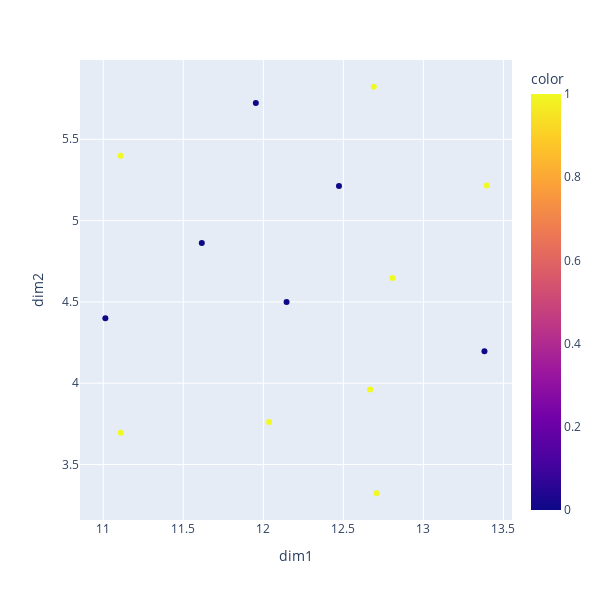

Notebook code cell kept with this figure:
### Code cell
actors = ['Mark Hamill',
'Carrie Fisher',
'James Earl Jones',
'David Prowse',
'Sebastian Shaw (actor)',
'Alec Guinness',
'Jake Lloyd',
'Hayden Christensen',
'Ewan McGregor',
'William Shatner',
'Leonard Nimoy',
'DeForest Kelley',
'James Doohan',
'George Takei']
actor_indices = [t2i[a] for a in actors]
edit_counts = np.squeeze(np.asarray(np.sum(implicit_matrix[actor_indices,:],axis=1)))
log_edit_counts = np.log10(np.squeeze(np.asarray(np.sum(implicit_matrix[actor_indices,:],axis=1))))
embedding = umap.UMAP().fit_transform(model.item_factors[actor_indices,:])
emb_df = pd.DataFrame({'dim1':embedding[:,0].squeeze(), 
                       'dim2':embedding[:,1].squeeze(),
                       'title':[i2t[i] for i in actor_indices],
                       'edit_count':edit_counts,
                       'log_edit_count':log_edit_counts
                       })
key = np.zeros(len(actors))
key[:8] = 1
fig = px.scatter(data_frame=emb_df,
                 x='dim1',
                 y='dim2', 
                 hover_name='title',
                 color=key,
                 hover_data=['edit_count'])
fig.update_layout(
    autosize=False,
    width=600,
    height=600,)
fig.show()

### Figure 1 — Plotly figure (JSON) as saved in the notebook; plotly's stock layout.template omitted (floating-point values rounded to 4 significant figures)
{"data": [{"customdata": [[24], [40], [47], [100], [5], [24], [12], [19], [106], [52], [39], [10], [12], [54]], "hovertemplate": "<b>%{hovertext}</b><br><br>dim1=%{x}<br>dim2=%{y}<br>edit_count=%{customdata[0]}<br>color=%{marker.color}<extra></extra>", "hovertext": ["Mark Hamill", "Carrie Fisher", "James Earl Jones", "David Prowse", "Sebastian Shaw (actor)", "Alec Guinness", "Jake Lloyd", "Hayden Christensen", "Ewan McGregor", "William Shatner", "Leonard Nimoy", "DeForest Kelley", "James Doohan", "George Takei"], "legendgroup": "", "marker": {"color": [1, 1, 1, 1, 1, 1, 1, 1, 0, 0, 0, 0, 0, 0], "coloraxis": "coloraxis", "symbol": "circle"}, "mode": "markers", "name": "", "orientation": "v", "showlegend": false, "type": "scatter", "x": [11.11, 11.11, 12.69, 13.4, 12.67, 12.71, 12.04, 12.81, 13.38, 12.47, 11.95, 11.62, 12.15, 11.01], "xaxis": "x", "y": [5.398, 3.696, 5.823, 5.217, 3.961, 3.323, 3.762, 4.647, 4.196, 5.213, 5.724, 4.862, 4.499, 4.399], "yaxis": "y"}], "layout": {"autosize": false, "coloraxis": {"colorbar": {"title": {"text": "color"}}, "colorscale": [[0, "#0d0887"], [0.1111, "#46039f"], [0.2222, "#7201a8"], [0.3333, "#9c179e"], [0.4444, "#bd3786"], [0.5556, "#d8576b"], [0.6667, "#ed7953"], [0.7778, "#fb9f3a"], [0.8889, "#fdca26"], [1, "#f0f921"]]}, "height": 600, "legend": {"tracegroupgap": 0}, "margin": {"t": 60}, "width": 600, "xaxis": {"anchor": "y", "domain": [0, 1], "title": {"text": "dim1"}}, "yaxis": {"anchor": "x", "domain": [0, 1], "title": {"text": "dim2"}}}}
